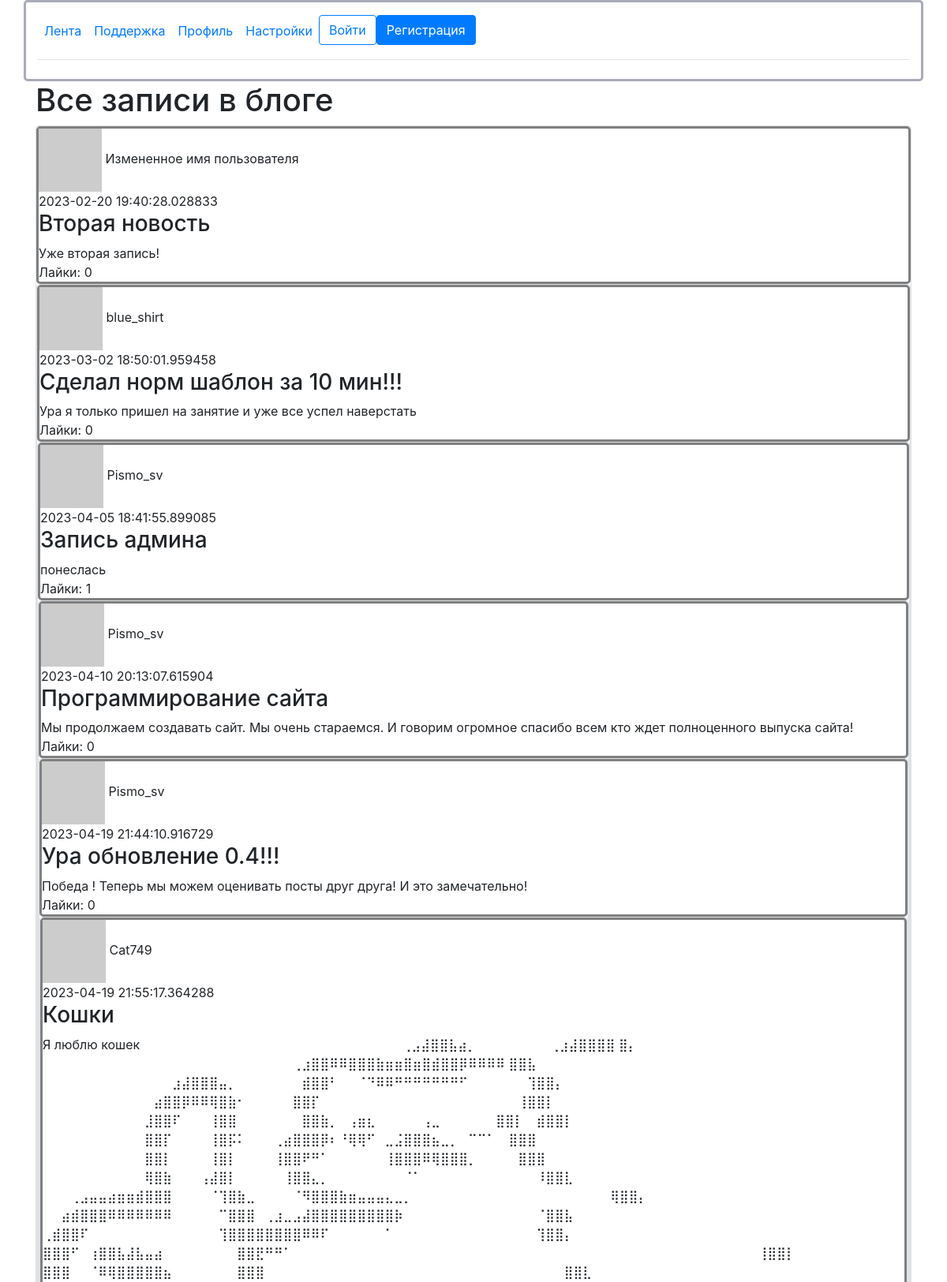
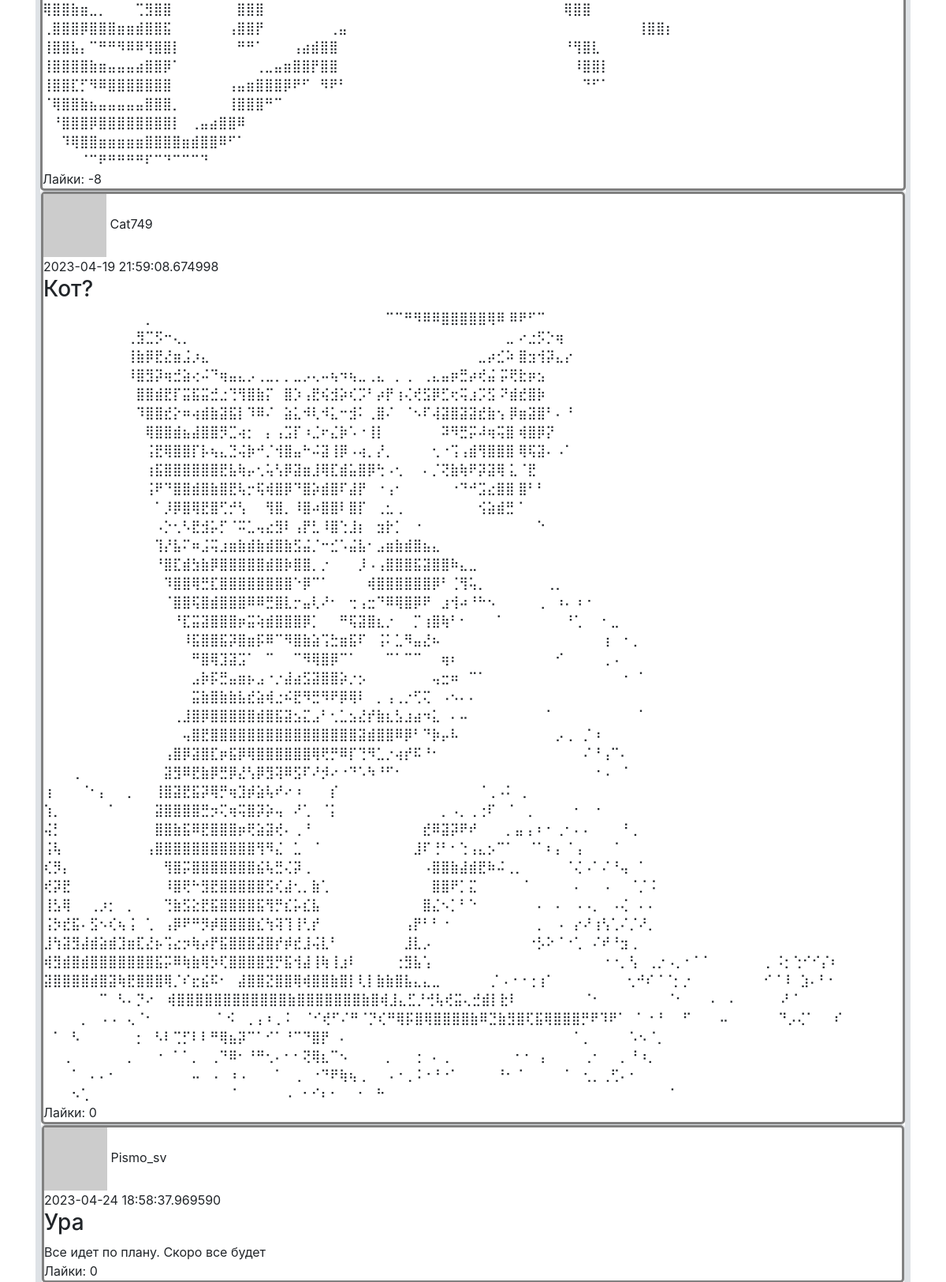
The page / (upper part) on the database its author committed (2 pictures, top to bottom).
### data/news.py (models this page shows)
class News(SqlAlchemyBase):
    __tablename__ = 'news'
    id = sqlalchemy.Column(sqlalchemy.Integer,
                           primary_key=True, autoincrement=True)
    title = sqlalchemy.Column(sqlalchemy.String, nullable=True)
    content = sqlalchemy.Column(sqlalchemy.String, nullable=True)
    created_date = sqlalchemy.Column(sqlalchemy.DateTime,
                                     default=datetime.datetime.now)
    is_private = sqlalchemy.Column(sqlalchemy.Boolean, default=True)
    user_id = sqlalchemy.Column(sqlalchemy.Integer,
                                sqlalchemy.ForeignKey("users.id"))
    likes = sqlalchemy.Column(sqlalchemy.Integer, default=0)
    liked_users = sqlalchemy.Column(sqlalchemy.String)
    user = orm.relationship('User')

### data/users.py (models this page shows, shortened)
class User(SqlAlchemyBase, UserMixin):
    __tablename__ = 'users'
    id = sqlalchemy.Column(sqlalchemy.Integer,
                           primary_key=True, autoincrement=True)
    name = sqlalchemy.Column(sqlalchemy.String, nullable=True)
    about = sqlalchemy.Column(sqlalchemy.String, nullable=True)
    email = sqlalchemy.Column(sqlalchemy.String,
                              index=True, unique=True, nullable=True)
    hashed_password = sqlalchemy.Column(sqlalchemy.String, nullable=True)
    created_date = sqlalchemy.Column(sqlalchemy.DateTime,
                                     default=datetime.datetime.now)
    news = orm.relationship("News", back_populates='user')
    def avatar(self, size):
        digest = md5(self.email.lower().encode('utf-8')).hexdigest()
        return 'https://www.gravatar.com/avatar/{}?d=identicon&s={}'.format(
            digest, size)

### main.py (the view)
@app.route("/")
def index():
    db_sess = db_session.create_session()
    if current_user.is_authenticated:
        news = db_sess.query(News).filter(
            (News.user == current_user) | (News.is_private != True))
    else:
        news = db_sess.query(News).filter(News.is_private != True)
    return render_template("index.html", news=news)

### data/db_session.py (called while the page is built)
def create_session() -> Session:
    global __factory
    return __factory()

### templates/index.html (shortened to what this page needs)
{% extends "base.html" %}
{% block content %}
<h1>Все записи в блоге</h1>
{% for item in news%}
<div class="col-md6 border rounded" >
    <div>
        <img src="{{item.user.avatar(40)}}">
        <span>{{item.user.name}}<span/><br>
        <span>{{item.created_date}}<span/>
        <h3 id="{{item.id}}">{{item.title}}</h3>
        {{item.content}}
        <br>
        <span >Лайки: {{item.likes}}<span/>
</div>
{% endfor %}
{% endblock %}

### templates/base.html (style rules this page uses)
body { background: url(https://img.freepik.com/free-photo/white-concrete-wall_53876-92803.jpg?w=1380&t=st=1681221851~exp=1681222451~hmac=b56127937686b29879128f878f829b32c23de93e679daa4056adbcf6740c8b92); background-color: #AAABB8 background-repeat: repeat-x; background-repeat: repeat-y; background-size: 100%; }

### templates/index.html (style rules this page uses)
div { background: white; border: solid gray; border-radius: 5px; }

### rows shown on the page
News: user.name "Измененное имя пользователя", created_date "2023-02-20 19:40:28.028833", title "Вторая новость", content "Уже вторая запись!", likes "0"
News: user.name "blue_shirt", created_date "2023-03-02 18:50:01.959458", title "Сделал норм шаблон за 10 мин!!!", content "Ура я только пришел на занятие и уже все успел наверстать", likes "0"
News: user.name "Pismo_sv", created_date "2023-04-05 18:41:55.899085", title "Запись админа", content "понеслась", likes "1"
News: user.name "Pismo_sv", created_date "2023-04-10 20:13:07.615904", title "Программирование сайта", content "Мы продолжаем создавать сайт. Мы очень стараемся. И говорим огромное спасибо всем кто ждет полноценного выпуска сайта!", likes "0"
News: user.name "Pismo_sv", created_date "2023-04-19 21:44:10.916729", title "Ура обновление 0.4!!!", content "Победа ! Теперь мы можем оценивать посты друг друга! И это замечательно!", likes "0"
News: user.name "Cat749", created_date "2023-04-19 21:55:17.364288", title "Кошки", content "Я люблю кошек ⠀⠀⠀⠀⠀⠀⠀⠀⠀⠀⠀⠀⠀⠀⠀⠀⠀⠀⠀⠀⠀⠀⠀⠀⠀⠀⠀⠀⢀⣠⣼⣿⣿⣧⣴⡀⠀⠀⠀⠀⠀⠀⠀⠀⢀⣰⣼⣿⣿⣿⣿ ⣿⡄⠀⠀⠀⠀⠀⠀⠀ ⠀⠀⠀⠀⠀⠀⠀⠀⠀⠀⠀⠀⠀⠀⠀⠀⠀⠀⠀⠀⠀⠀⠀⠀⠀⠀⠀⢀⣰⣿⣿⠿⠿⣿⣿⣿⣷⣶⣶⣿⣶⣿⣾⣿⣿⡿⠿⠿⠿⠿ ⣿⣿⣧⠀⠀⠀⠀⠀⠀ ⠀⠀⠀⠀⠀⠀⠀⠀⠀⠀⠀⠀⠀⠀⣰⣼⣿⣿⣿⣤⡀⠀⠀⠀⠀⠀⠀⠀⣾⣿⣿⠃⠀⠀⠈⠙⠿⠿⠛⠛⠛⠛⠛⠛⠛⠋⠀⠀⠀⠀⠀⠀ ⢹⣿⣿⡄⠀⠀⠀⠀ ⠀⠀⠀⠀⠀⠀⠀⠀⠀⠀⠀⠀⣴⣿⣿⡿⠿⠿⢿⣿⣷⠂⠀⠀⠀⠀⠀⣿⣿⡏⠀⠀⠀⠀⠀⠀⠀⠀⠀⠀⠀⠀⠀⠀⠀⠀⠀⠀⠀⠀⠀ ⢸⣿⣿⡇⠀⠀⠀⠀ ⠀⠀⠀⠀⠀⠀⠀⠀⠀⠀⠀⣸⣿⣿⠏⠀⠀⠀⢸⣿⣿⠀⠀⠀⠀⠀⠀⠀⣿⣿⣷⡀⠀⢠⣶⣆⠀⠀⠀⠀⠀⢠⣀⠀⠀⠀⠀⠀⠀⣿⣿⡇⠀ ⣾⣿⣿⡇⠀⠀⠀⠀ ⠀⠀⠀⠀⠀⠀⠀⠀⠀⠀⠀⣿⣿⡏⠀⠀⠀⠀⢸⣿⡯⠅⠀⠀⠀⢀⣴⣿⣿⣿⡿⠆⠘⢿⢿⠋⠀⣀⣨⣿⣿⣿⣦⣀⡀⠀⠉⠉⠁⠀ ⣿⣿⣿⠀⠀⠀⠀⠀⠀ ⠀⠀⠀⠀⠀⠀⠀⠀⠀⠀⠀⣿⣿⡇⠀⠀⠀⠀⢸⣿⡇⠀⠀⠀⠀⢸⣿⣿⠟⠛⠁⠀⠀⠀⠀⠀⠀⢸⣿⣿⣿⠿⢿⣿⣿⣿⡀⠀⠀⠀⠀ ⣿⣿⣿⠀⠀⠀⠀⠀⠀ ⠀⠀⠀⠀⠀⠀⠀⠀⠀⠀⠀⢿⣿⣷⠀⠀⠀⢠⣼⣿⡇⠀⠀⠀⠀⠀⢸⣿⣿⣄⡀⠀⠀⠀⠀⠀⠀⠀⠀⠈⠁⠀⠀⠀⠀⠀⠀⠀⠀⠀⠀⠀⠀ ⠸⣿⣿⣇⠀⠀⠀⠀ ⠀⠀⠀⢀⣠⣤⣤⣴⣶⣶⣾⣿⣿⣿⠀⠀⠀⠀⠈⢹⣿⣷⣀⠀⠀⠀⠀⠈⠻⣿⣿⣿⣷⣶⣤⣤⣤⣄⣀⡀⠀⠀⠀⠀⠀⠀⠀⠀⠀⠀⠀⠀⠀⠀⠀⠀⠀⠀⠀⠀ ⠀⢿⣿⣿⡄⠀⠀⠀ ⠀⠀⣴⣾⣿⣿⣿⠿⠿⠿⠿⠿⠿⠿⠀⠀⠀⠀⠀⠉⣿⣿⣿⠀⢀⣰⣀⣠⣼⣿⣿⣿⣿⣿⣿⣿⣿⣿⡷⠀⠀⠀⠀⠀⠀⠀⠀⠀⠀⠀⠀⠀ ⠀⠈⣿⣿⣧⠀⠀⠀ ⢀⣾⣿⣿⠏⠀⠀⠀⠀⠀⠀⠀⠀⠀⠀⠀⠀⠀⠀⢹⣿⣿⣿⣿⣿⣿⣿⣿⠿⠿⠏⠀⠀⠀⠀⠀⠀⠁⠀⠀⠀⠀⠀⠀⠀⠀⠀⠀⠀⠀⠀…", likes "-8"
News: user.name "Cat749", created_date "2023-04-19 21:59:08.674998", title "Кот?", content "⠀⠀⠀⠀⠀⠀⠀⠀⠀⠀⠀⡀⠀⠀⠀⠀⠀⠀⠀⠀⠀⠀⠀⠀⠀⠀⠀⠀⠀⠀⠀⠀⠀⠀⠀⠀⠀⠉⠉⠛⠻⠿⠿⣿⣿⣿⣿⣿⢿⠿ ⠿⠟⠋⠉⠀⠀⠀⠀⠀⠀⠀⠀⠀⠀⠀ ⠀⠀⠀⠀⠀⠀⠀⠀⠀⢀⣻⣉⡫⠒⢄⡀⠀⠀⠀⠀⠀⠀⠀⠀⠀⠀⠀⠀⠀⠀⠀⠀⠀⠀⠀⠀⠀⠀⠀⠀⠀⠀⠀⠀⠀⠀⠀⠀⠀⠀⣀ ⠔⣐⡫⡑⢶⠀⠀⠀⠀⠀⠀⠀⠀⠀ ⠀⠀⠀⠀⠀⠀⠀⠀⠀⢸⣷⡿⣟⣜⣶⣨⡰⣄⠀⠀⠀⠀⠀⠀⠀⠀⠀⠀⠀⠀⠀⠀⠀⠀⠀⠀⠀⠀⠀⠀⠀⠀⠀⠀⠀⠀⠀⣀⡴⣊⠵ ⣿⣲⢺⡽⣄⡔⠀⠀⠀⠀⠀⠀⠀⠀ ⠀⠀⠀⠀⠀⠀⠀⠀⠀⠸⣿⣻⡽⢶⣚⣵⢔⠬⠙⢶⣤⣄⡠⢀⣀⡀⡀⣀⡠⢄⠤⢦⠲⢦⣀⢀⣄⠀⡀⢀⠀⢀⣄⣤⡶⣛⡴⢞⣬ ⡭⢟⣗⡶⣢⠀⠀⠀⠀⠀⠀⠀⠀⠀ ⠀⠀⠀⠀⠀⠀⠀⠀⠀⠀⣿⣿⣾⣟⡏⣭⣯⣭⣚⣐⢙⢻⣿⣷⡍⠀⣿⡱⢠⣟⢮⣺⡵⢎⡩⠃⡴⡟⢰⢌⢞⣫⡿⣋⢖⢭⣰⡩⣫ ⠝⣾⣞⣿⡷⠀⠀⠀⠀⠀⠀⠀⠀⠀ ⠀⠀⠀⠀⠀⠀⠀⠀⠀⠀⠹⣿⣿⣞⡕⠶⢴⣾⣷⣽⣯⡇⠹⠿⠌⠀⣵⣅⠺⢇⠺⣅⠒⣺⠅⢀⣿⠌⠀⠈⠢⠏⢼⣽⣿⣽⣽⣞⣷⢢ ⡿⣶⣽⣿⠃⠄⠘⠀⠀⠀⠀⠀⠀⠀ ⠀⠀⠀⠀⠀⠀⠀⠀⠀⠀⠀⢿⣿⣿⣾⣦⣼⣿⣿⡻⣉⢴⡂⠀⡄⢠⣩⡏⠰⣈⠖⣌⡷⠡⠐⢸⡇⠀⠀⠀⠀⠀⠀⠽⠻⣛⡭⠼⢶⢭⣿ ⢾⣿⡿⡝⠀⠀⠀⠀⠀⠀⠀⠀⠀⠀⠀ ⠀⠀⠀⠀⠀⠀⠀⠀⠀⠀⠀⢨⣟⢿⣿⣿⡏⡧⢦⣄⣙⢬⡷⠚⡈⢺⣿⣤⠓⠬⣽⢸⡿⠠⢴⡀⡜⡀⠀⠀⠀⠀⢂⠐⢩⢠⣾⢻⣿⣿⣿ ⢿⢯⣽⠄⠠⠁⠀⠀⠀⠀⠀⠀⠀⠀ ⠀⠀⠀⠀⠀⠀⠀⠀⠀⠀⠀⢰⣯⣿⣿⣿⣿⣿⣿⣟⣧⢷⡤⢂⢥⢣⡿⣽⣶⣸⢿⣏⣾⣥⣿⡿⢓⠠⢂⠀⠀⠄⡈⢝⣷⢷⠟⡽⣽⢿ ⣅⠈⣟⠀⠀⠀⠀⠀⠀⠀⠀⠀⠀⠀⠀ ⠀⠀⠀⠀⠀⠀⠀⠀⠀⠀⠀⢨⠟⠙⣿⣿⣾⣿⣷⣿⣟⢧⡒⢯⢾⣿⡿⠙⣿⡵⣾⣿⠏⣼⡟⠀⠐⢠⠂⠀⠀⠀⠀⠀⠐⠙⠚⣩⣔⣿⣿ ⣿⠃⠃⠀⠀⠀⠀⠀⠀⠀⠀⠀⠀⠀⠀…", likes "0"
News: user.name "Pismo_sv", created_date "2023-04-24 18:58:37.969590", title "Ура", content "Все идет по плану. Скоро все будет", likes "0"
